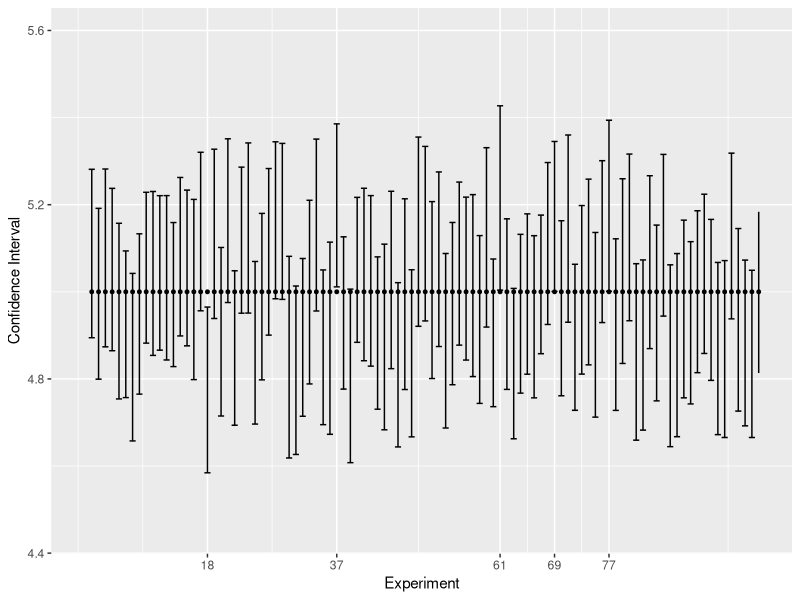

Recreate this plot in R.

setwd("~/Documents/StatisticalLearning/")

graphics.off()

rm(list = ls())

# Population size
N = 1e5

# True mean
trueMean = 5

# Gaussian noise, with zero mean, unit variance
noise = rnorm(N)

# Population
population = trueMean + noise

# Population mean
populationMean = mean(population)

# Population standard deviation
populationStd = sd(population)

# Sample size
n = 100

# Scale factor for 95% confidence interval
scale = 1.959964

# Number of experiments
runs = 1e4

confInterval = matrix(0, runs, 2)

count = 0

outIdx = numeric(0)

for(kk in 1:runs) {
  
  # Obtain random sample from Population
  sampled = sample(population, n)
  
  # Sample mean
  sampleMean = mean(sampled)
  
  #Sample standard deviation
  sampleStd = sd(sampled)
  
  # Margin of error
  marginError = scale * sampleStd/sqrt(n);
  
  # Confidence interval
  confInterval[kk, ] = c(sampleMean-marginError, sampleMean+marginError)
  
  # Check if the CI contain trueMean
  if (confInterval[kk,1] < trueMean && confInterval[kk,2] > trueMean) {
    count = count + 1;
  } else {
    outIdx = c(outIdx, kk)
  }
  
}

# Final probability
probability = count/runs*100

cat("The probability that the sample mean falls between an error margin is: ", probability)

confInterval <- data.frame(confInterval)

colnames(confInterval) = c("lower", "upper")

confInterval$idx = 1:runs

confInterval = confInterval[, c("idx", "lower", "upper")]

confInterval$trueMean = trueMean

require(ggplot2)
p = ggplot(confInterval, aes(x = idx, y = trueMean)) +
  geom_point(size = 1) +
  geom_errorbar(aes(ymax = upper, ymin = lower)) +
  xlab("Experiment") + ylab("Confidence Interval") + 
  scale_x_continuous(limits = c(0, 99), breaks = outIdx)
